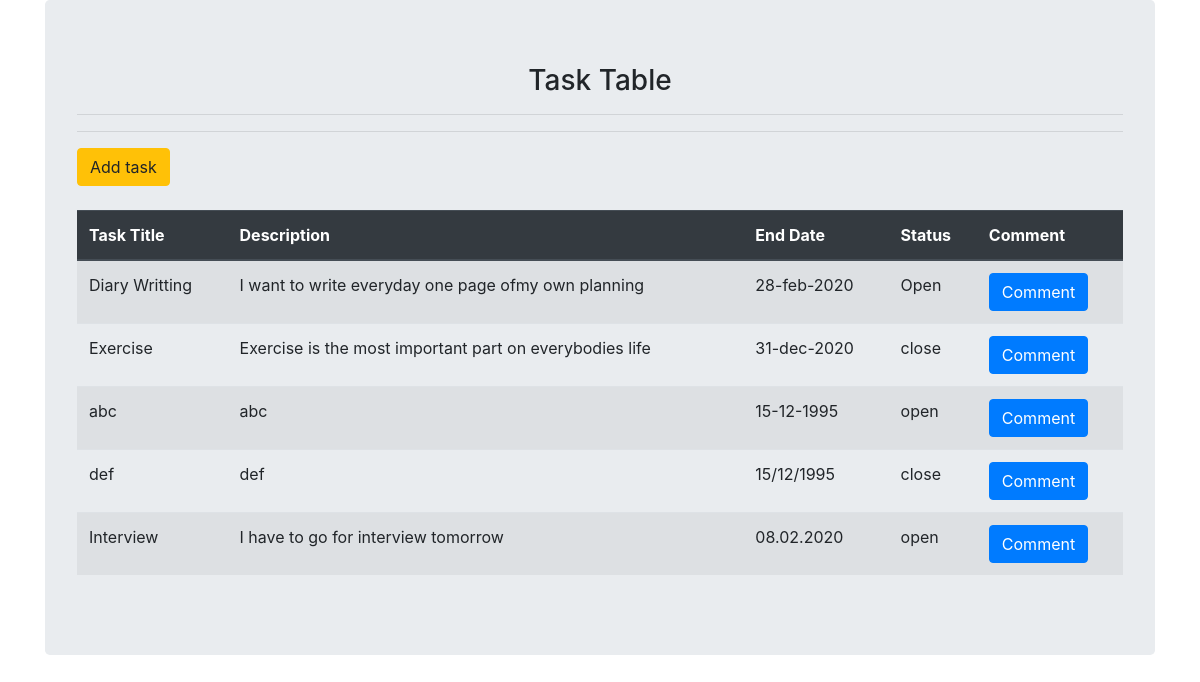
The page / on the database its author committed.
### task/models.py (models this page shows, shortened)
class Task(models.Model):
    task_title = models.CharField(max_length=120, primary_key=True)
    description = models.CharField(max_length=1000)
    end_date = models.CharField(max_length=20)
    status = models.CharField(max_length=10)

### task/views.py (the view)
# urls.py: path('', views.display_task, name='display_task_name'),
def display_task(request):
    tasks = Task.objects.all()
    return render(request, 'display_task.html', context={'tasks':tasks})

### templates/display_task.html (shortened to what this page needs)
<!DOCTYPE html>
<html lang="en">
<head>
    <link rel="stylesheet" href="https://stackpath.bootstrapcdn.com/bootstrap/4.4.1/css/bootstrap.min.css">
</head>
<body>
    <div class="container">
        <div class="jumbotron">
            <h3 align="center"> Task Table</h3> <hr><hr>
    <a href="{% url 'create_task_name' %}"><button type="button" class="btn btn-warning">Add task</button></a><br>
    {% if tasks %}
   <br><table align="center" class="table table-striped"">
        <thead class="thead-dark">
        <tr>
            <th>Task Title</th>
            <th>Description</th>
            <th>End Date</th>
            <th>Status</th>
            <th>Comment</th>
        </tr>
    </thead>
        {% for task in tasks %}
        <tr>
            <td>{{task.task_title}}</td>
            <td>{{task.description}}</td>
            <td>{{task.end_date}}</td>
            <td>{{task.status}}</td>
            <td><a href="{% url 'comment_name' %}"><button type="button" class="btn btn-primary">Comment</button></a></td>
        </tr>
        {% endfor %}
    </table>
    {% else %}
    <h3>No Data Found</h3>
    {% endif %}
    </div>
    </div>
</body>
</html>

### rows shown on the page
Task: task_title "Diary Writting", description "I want to write everyday one page ofmy own planning", end_date "28-feb-2020", status "Open"
Task: task_title "Exercise", description "Exercise is the most important part on everybodies life", end_date "31-dec-2020", status "close"
Task: task_title "abc", description "abc", end_date "15-12-1995", status "open"
Task: task_title "def", description "def", end_date "15/12/1995", status "close"
Task: task_title "Interview", description "I have to go for interview tomorrow", end_date "08.02.2020", status "open"
